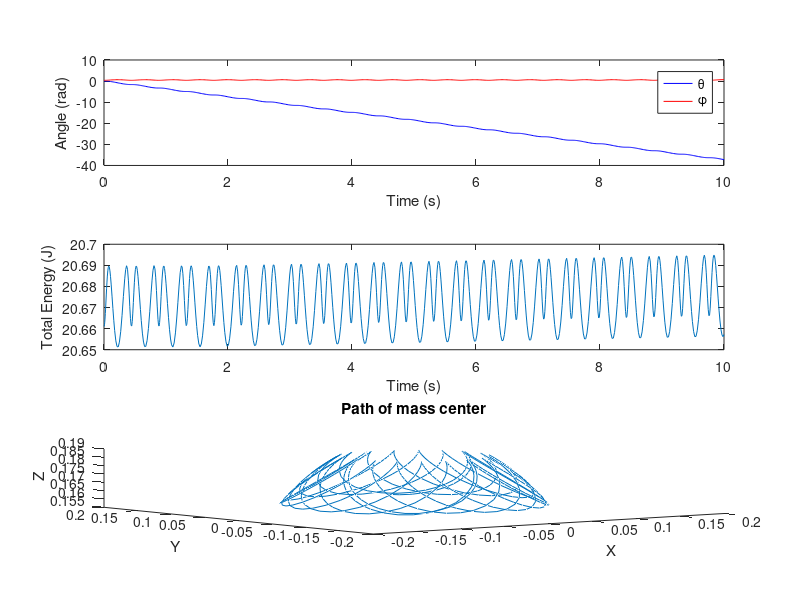

This chart was generated by the following MATLAB code:
function simulateGyroscope()

    % Function defining the system of differential equations
    function dydt = gyroDynamics(t, y, r, L, g)
        theta = y(1);
        phi = y(2);
        v = y(3);
        w = y(4);
        omega_R = y(5);

        % Equations from the gyroscopic dynamics
        dv = -(2 * w * (r^2 * omega_R + 4 * L^2 * v * cos(phi))) / ((r^2 + 4 * L^2) * sin(phi));
        dw = (sin(phi) * (4 * L^2 - r^2) * v^2 * cos(phi) + 2 * r^2 * omega_R * v + 4 * g * L) / (4 * L^2 + r^2);
        domega_R = -w * (v * sin(phi) + (2 * (r^2 * omega_R + 4 * L^2 * v * cos(phi))) / ((r^2 + 4 * L^2) * tan(phi)));

        dydt = [v; w; dv; dw; domega_R];
    end

    % Function to compute energy
    function Energy = computeEnergy(Y, r, L, m, g)
        phi = Y(:, 2);
        theta_dot = Y(:, 3);
        phi_dot = Y(:, 4);
        omega_R = Y(:, 5);
        

        K = 0.5 * m * (0.5 * r^2 * omega_R.^2 + (0.25 * r^2 + L^2) * phi_dot.^2 + (0.5 * r^2 + (L^2 - 0.25 * r^2) * sin(phi).^2) .* theta_dot.^2 - r^2 * omega_R .* theta_dot .* cos(phi));


        V = m * g * L * cos(phi);

        Energy = K + V; % Total mechanical energy
    end

    % Parameters
    m = 0.5;  % Mass (kg)
    r = 0.1;  % Radius (m)
    L = 0.2;  % Distance to center of mass (m)
    g = 9.81; % Acceleration due to gravity (m/s^2)

    % Initial values
    theta_0 = 0;    % Initial angle (rad)
    phi_0 = deg2rad(20); % Initial angle (rad)
    omega_R_0 = 1200 * 2 * pi / 60; % Initial angular velocity (rad/s)

    % Simulation time
    t_span = [0 10]; % Time span for simulation (s)

    % Initial state vector
    y0 = [theta_0; phi_0; 0; 0; omega_R_0];

    % Solve differential equations
    [t, Y] = ode45(@(t, y) gyroDynamics(t, y, r, L, g), t_span, y0);

    % Compute total mechanical energy
    Energy2 = computeEnergy(Y, r, L, m, g);

    % Plot results
    figure;
    subplot(3, 1, 1);
    plot(t, Y(:, 1), 'b', t, Y(:, 2), 'r');
    xlabel('Time (s)');
    ylabel('Angle (rad)');
    legend('\theta', '\phi');

    subplot(3, 1, 2);
    plot(t, Energy2);
    xlabel('Time (s)');
    ylabel('Total Energy (J)');

    subplot(3, 1, 3);
    % Compute Cartesian coordinates
    x = L * sin(Y(:, 2)) .* sin(Y(:, 1));
    y = L * sin(Y(:, 2)) .* cos(Y(:, 1));
    z = L * cos(Y(:, 2));
    plot3(x, y, z);
    xlabel('X');
    ylabel('Y');
    zlabel('Z');
    title('Path of mass center');

end
